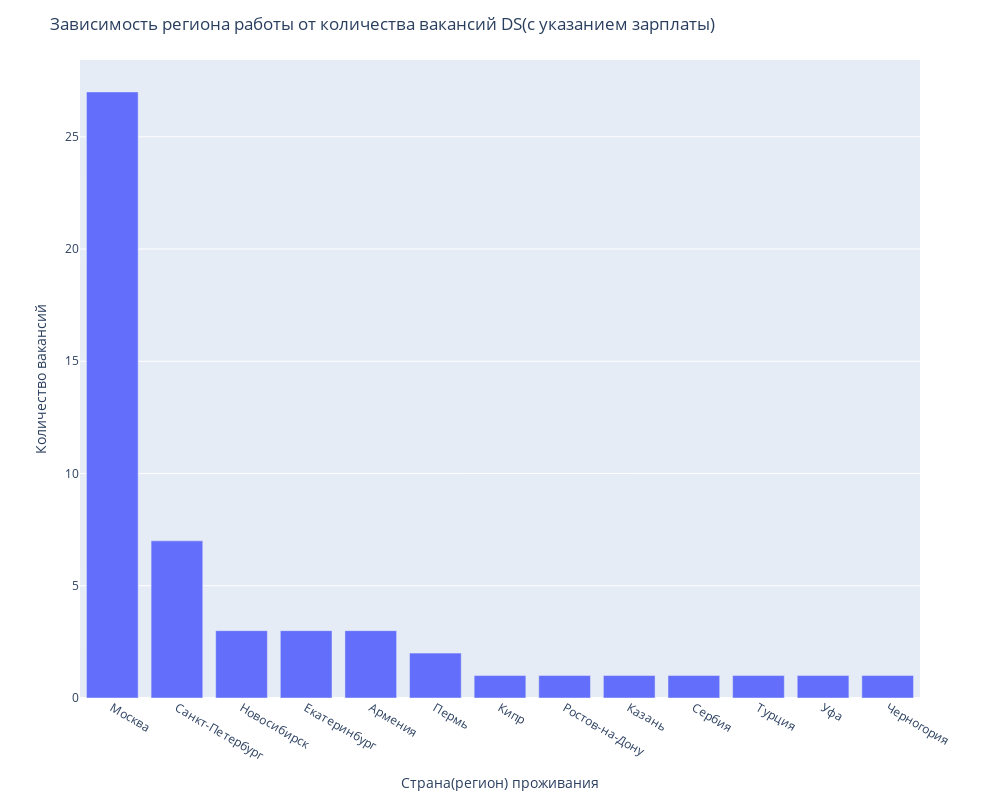

The cell this chart's notebook holds for it:
### Code cell
# результат запроса
areaDepVacanciesCnt = pd.read_sql_query(query_add_2, connection)

# Строим столбчатую диаграмму для визуализации полученных данных
fig = px.bar(
    areaDepVacanciesCnt,
    x='area_name',
    y='count',
    width=1000,
    height=800
)

fig.update_layout(
    title='Зависимость региона работы от количества вакансий DS(с указанием зарплаты)',
    xaxis_title='Страна(регион) проживания',
    yaxis_title='Количество вакансий'
)

fig.show()

### Figure 1 — Plotly figure (JSON) as saved in the notebook; plotly's stock layout.template omitted (floating-point values rounded to 4 significant figures)
{"data": [{"alignmentgroup": "True", "hovertemplate": "area_name=%{x}<br>count=%{y}<extra></extra>", "legendgroup": "", "marker": {"color": "#636efa", "pattern": {"shape": ""}}, "name": "", "offsetgroup": "", "orientation": "v", "showlegend": false, "textposition": "auto", "type": "bar", "x": ["Москва", "Санкт-Петербург", "Новосибирск", "Екатеринбург", "Армения", "Пермь", "Кипр", "Ростов-на-Дону", "Казань", "Сербия", "Турция", "Уфа", "Черногория"], "xaxis": "x", "y": [27, 7, 3, 3, 3, 2, 1, 1, 1, 1, 1, 1, 1], "yaxis": "y"}], "layout": {"barmode": "relative", "height": 800, "legend": {"tracegroupgap": 0}, "margin": {"t": 60}, "title": {"text": "Зависимость региона работы от количества вакансий DS(с указанием зарплаты)"}, "width": 1000, "xaxis": {"anchor": "y", "domain": [0, 1], "title": {"text": "Страна(регион) проживания"}}, "yaxis": {"anchor": "x", "domain": [0, 1], "title": {"text": "Количество вакансий"}}}}
